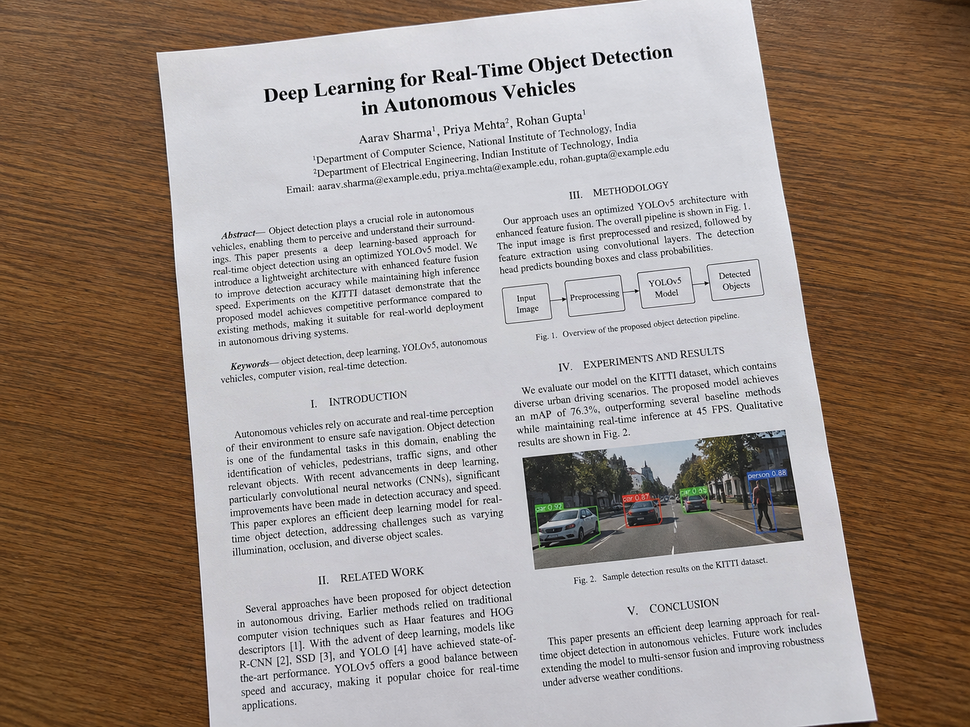
#> input picture data/input/document.png, 970 x 727 px, shrunk from 1448 x 1086 before the run
$ python -i preprocessing.py   (imports and definitions only)
#> lines starting #> are read from the running program, lines starting #| are printed output that depends on the picture; after the words box and inside, x2 and y2 are one past the last pixel; in counts of white or black regions, pixels touching at a corner belong together
#> further down, picture is the input picture: shape (727, 970, 3); mean B, G, R 134.9, 143.6, 156.8
import cv2


def preprocess_image(image):
    gray = cv2.cvtColor(image, cv2.COLOR_BGR2GRAY)
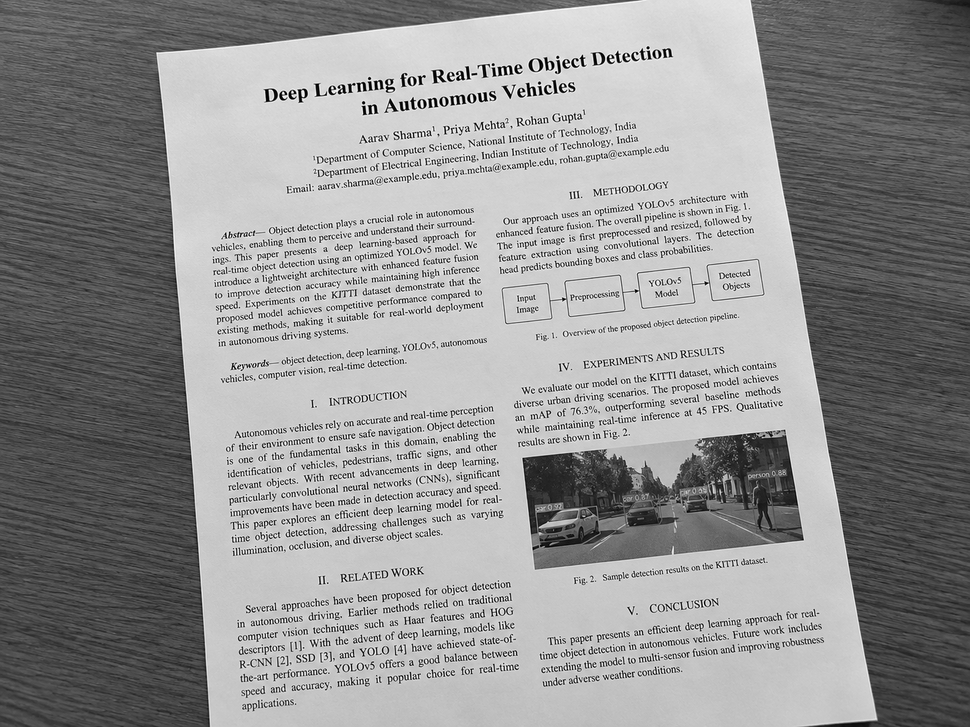
#> gray: shape (727, 970); min 0, max 255, mean 146.5

    blurred = cv2.GaussianBlur(gray, (5, 5), 0)

    edges = cv2.Canny(blurred, 30, 120)
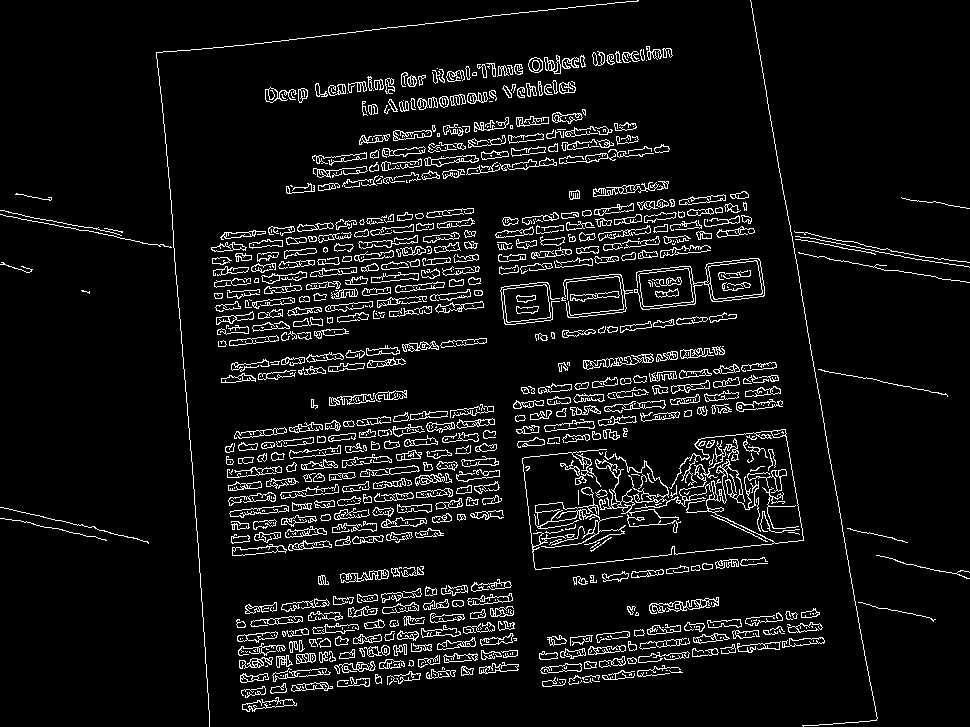
#> edges: shape (727, 970); 7.2% white in thin lines or dots

    kernel = cv2.getStructuringElement(cv2.MORPH_RECT, (7, 7))
    edges = cv2.morphologyEx(edges, cv2.MORPH_CLOSE, kernel)
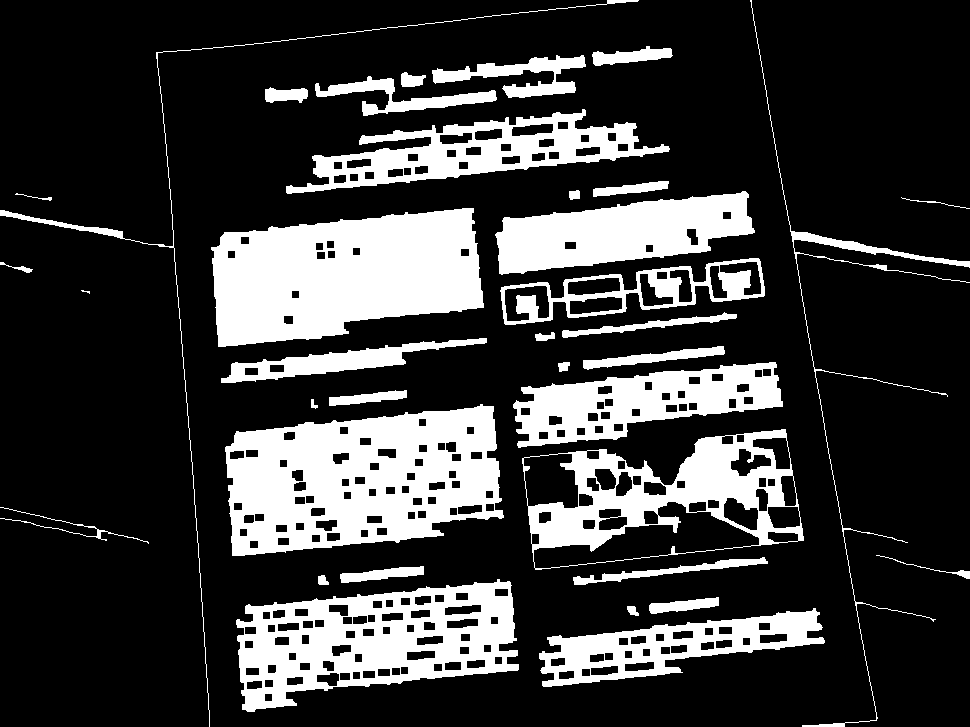
#> edges: shape (727, 970); 22.9% white; 36 white regions (1 under 20 px), largest, box (x1, y1, x2, y2) and area: (225, 404, 504, 556) 28534, (211, 208, 484, 347) 27686, (236, 579, 519, 712) 19727

    return gray, edges

>>> import cv2
>>> picture = cv2.imread('../data/input/document.png')
>>> result = preprocess_image(picture)
